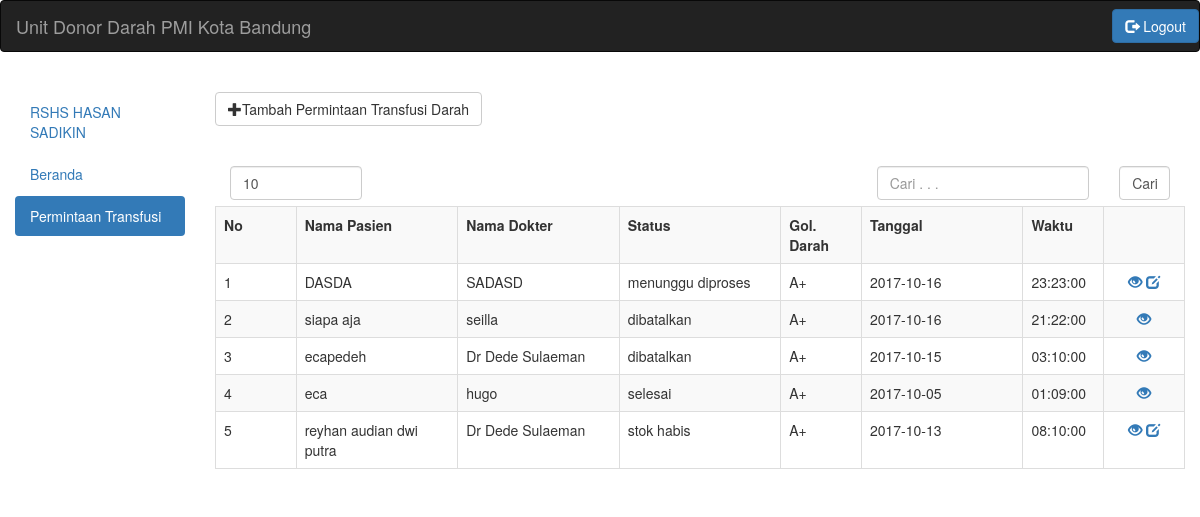
The page /rumahsakit.php?menu=permintaan&action=tampil (signed in) on the database as committed earlier.
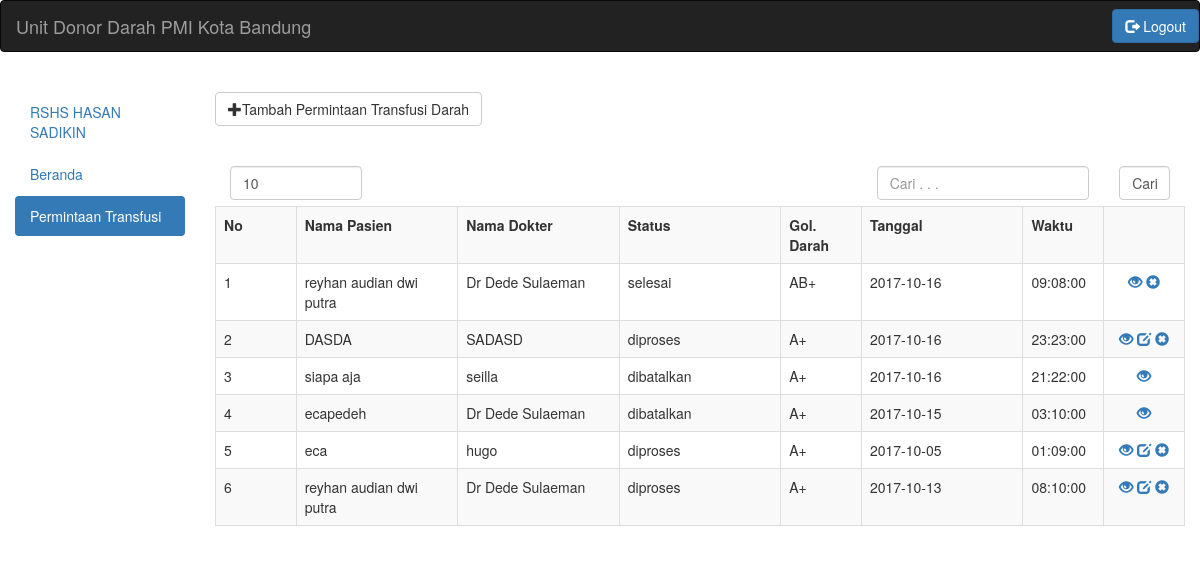
The same page on the database as committed later.
### tables this page shows
CREATE TABLE `permintaan_transfusi` (
  `PERMINTAAN_ID` smallint(6) NOT NULL,
  `RUMAH_SAKIT_ID` smallint(6) DEFAULT NULL,
  `BAGIAN` varchar(20) DEFAULT NULL,
  `RUANGAN` varchar(20) DEFAULT NULL,
  `NAMA_DOKTER` varchar(50) DEFAULT NULL,
  `DIAGNOSA_SEMENTARA` varchar(50) DEFAULT NULL,
  `INDIKASI_TRANSFUSI` varchar(50) DEFAULT NULL,
  `HB` varchar(5) DEFAULT NULL,
  `NO_REG` int(11) DEFAULT NULL,
  `NAMA_PASIEN` varchar(50) DEFAULT NULL,
  `UMUR_PASIEN` smallint(6) DEFAULT NULL,
  `JENIS_KELAMIN` varchar(10) DEFAULT NULL,
  `ALAMAT` varchar(200) DEFAULT NULL,
  `GOLONGAN_DARAH` varchar(8) DEFAULT NULL,
  `JENIS_DARAH` varchar(30) DEFAULT NULL,
  `METODA` varchar(10) DEFAULT NULL,
  `JUMLAH` smallint(6) DEFAULT NULL,
  `TANGGAL` date DEFAULT NULL,
  `WAKTU` time DEFAULT NULL,
  `KEBUTUHAN_DARAH` varchar(50) DEFAULT NULL,
  `TRANSFUSI_SEBELUMN_TGL` date DEFAULT NULL,
  `TRANSFUSI_SEBELUM_JENIS` smallint(6) DEFAULT NULL,
  `TRANSFUSI_SEBELUM_REAKSI` varchar(100) DEFAULT NULL,
  `RIWAYAT_KEHAMILAN` varchar(100) DEFAULT NULL,
  `KETERANGAN_TAMBAHAN` varchar(100) DEFAULT NULL
);

CREATE TABLE `status_permintaan` (
  `ID_STATUS_PERMINTAAN` smallint(6) NOT NULL,
  `PETUGAS_PMI_ID` smallint(6) DEFAULT NULL,
  `PERMINTAAN_ID` smallint(6) DEFAULT NULL,
  `KODE_BARCODE` varchar(15) DEFAULT NULL,
  `NAMA` varchar(50) DEFAULT NULL,
  `WAKTU` time DEFAULT NULL,
  `TANGGAL` date DEFAULT NULL
);

### permintaan.php (the view, shortened to what this page needs)
<?php
$link = koneksi_db();
$query_permintaan = "select * from permintaan_transfusi where rumah_sakit_id='" . $_SESSION[ 's_rumah_sakit_id' ] . "' order by permintaan_id desc";
$res = mysqli_query( $link, $query_permintaan );
$no = 0;
?>
<br>
<form enctype="multipart/form-data" method="post" action="rumahsakit.php?menu=permintaan&action=tambah">
	<button type="submit" class="btn btn-default">
			<span class="glyphicon glyphicon-plus" aria-hidden="true"></span>Tambah Permintaan Transfusi Darah
	</button>
</form>
<br>
<br>
<div class="col-md-2">
	<form enctype="multipart/form-data" method="post" action="profile_rumah_sakit.php">
		<input type="number" class="form-control" name="nomor" value="10" onClick="location.href ='profile_rumah_sakit.php'">
	</form>
</div>
<div class="col-md-6">
</div>
<form enctype="multipart/form-data" method="post" action="rumahsakit.php?menu=permintaan&action=tampil">
	<div class="col-md-3">
		<input type="text" name="cari" placeholder="Cari . . ." class="form-control">
	</div>
	<div class="col-md-1">
		<input type="submit" name="submit" value="Cari" class="form-control">
	</div>
</form>
<br>
<br>
<table class="table table-bordered table-striped">
	<tr>
		<td class="col-md-1"><strong>No</strong>
		</td>
		<td class="col-md-2"><strong>Nama Pasien</strong>
		</td>
		<td class="col-md-2"><strong>Nama Dokter</strong>
		</td>
		<td class="col-md-2"><strong>Status</strong>
		</td>
		<td class="col-md-1"><strong>Gol. Darah</strong>
		</td>
		<td class="col-md-2"><strong>Tanggal</strong>
		</td>
		<td class="col-md-1"><strong>Waktu</strong>
		</td>
		<td class="col-md-1"></td>
	</tr>
	<?php
	while ( ( $data = mysqli_fetch_array( $res ) ) ) {
		$query_status = "select * from status_permintaan where permintaan_id='" . $data[ 'PERMINTAAN_ID' ] . "'";
		$result = mysqli_query( $link, $query_status );
		while ( $data_status = mysqli_fetch_array( $result ) ) {
			$status = $data_status[ 'NAMA' ];
		}
		$sql = "SELECT (CURRENT_DATE-TANGGAL) as tanggal,(HOUR(CURRENT_TIME)-HOUR(WAKTU)) as jam,(MINUTE(CURRENT_TIME)-MINUTE(WAKTU)) as menit FROM `status_permintaan` WHERE permintaan_id=" . $data[ 'PERMINTAAN_ID' ] . "";
		$result3 = mysqli_query( $link, $sql );
		while ( $data_waktu = mysqli_fetch_array( $result3 ) ) {
			$tanggal = $data_waktu[ 'tanggal' ];
			$jam = $data_waktu[ 'jam' ];
			$menit = $data_waktu[ 'menit' ];
		}
		$no++;
		?>
	<tr>
		<td>
			<?php echo $no;?>
		</td>
		<td>
			<?php echo $data['NAMA_PASIEN']; ?>
		</td>
		<td>
			<?php echo $data['NAMA_DOKTER']; ?>
		</td>
		<td>
			<?php echo $status; ?>
		</td>
		<td>
			<?php echo $data['GOLONGAN_DARAH']; ?>
		</td>
		<td>
			<?php echo $data['TANGGAL']; ?>
		</td>
		<td>
			<?php echo $data['WAKTU']; ?>
		</td>
		<td>
			<center>
				<a>
					<span class="glyphicon glyphicon-eye-open" aria-hidden="true" data-toggle="modal" data-target="#<?php echo $no; ?>"></span>
				</a>
				<?php
				if ( $status != "selesai" && $status != "dibatalkan" ) {
					?>
				<a href="rumahsakit.php?menu=permintaan&action=ubah&id=<?php echo $data['PERMINTAAN_ID']; ?>">
					<span class="glyphicon glyphicon-edit" aria-hidden="true"></span>
				</a>
				<?php
				}
				?>
				<?php
				if ( $tanggal == 0 && $status != "dibatalkan" ) {
					?>
				<a href="proses_batal_permintaan.php?id=<?php echo $data['PERMINTAAN_ID']; ?>">
						<span class="glyphicon glyphicon-remove-sign" aria-hidden="true"></span>
					</a>
				<?php
				} else if ( $tanggal == 1 && $status != "dibatalkan" ) {
					if ( $jam < 0 ) {
						?>
				<a href="proses_batal_permintaan.php?id=<?php echo $data['PERMINTAAN_ID']; ?>">
							<span class="glyphicon glyphicon-remove-sign" aria-hidden="true"></span>
						</a>
				<?php
				} else if ( $jam == 0 ) {
					if ( $menit > 0 ) {
						?>
				<a href="proses_batal_permintaan.php?id=<?php echo $data['PERMINTAAN_ID']; ?>">
								<span class="glyphicon glyphicon-remove-sign" aria-hidden="true"></span>
							</a>
				<?php
				}
				}
				}
				?>
			</center>
		</td>
	</tr>
	<?php
	}
	?>
</table>

Rows that differ between the two databases and show on the page:
added permintaan_transfusi: NAMA_PASIEN "reyhan audian dwi putra", NAMA_DOKTER "Dr Dede Sulaeman", status_permintaan.NAMA "selesai", GOLONGAN_DARAH "AB+", TANGGAL "2017-10-16", WAKTU "09:08:00"
computed for permintaan_transfusi "DASDA": status_permintaan.NAMA "menunggu diproses" → "diproses"
computed for permintaan_transfusi "eca": status_permintaan.NAMA "selesai" → "diproses"
computed for permintaan_transfusi (number 6 of 6 on the later page): status_permintaan.NAMA "stok habis" → "diproses"
